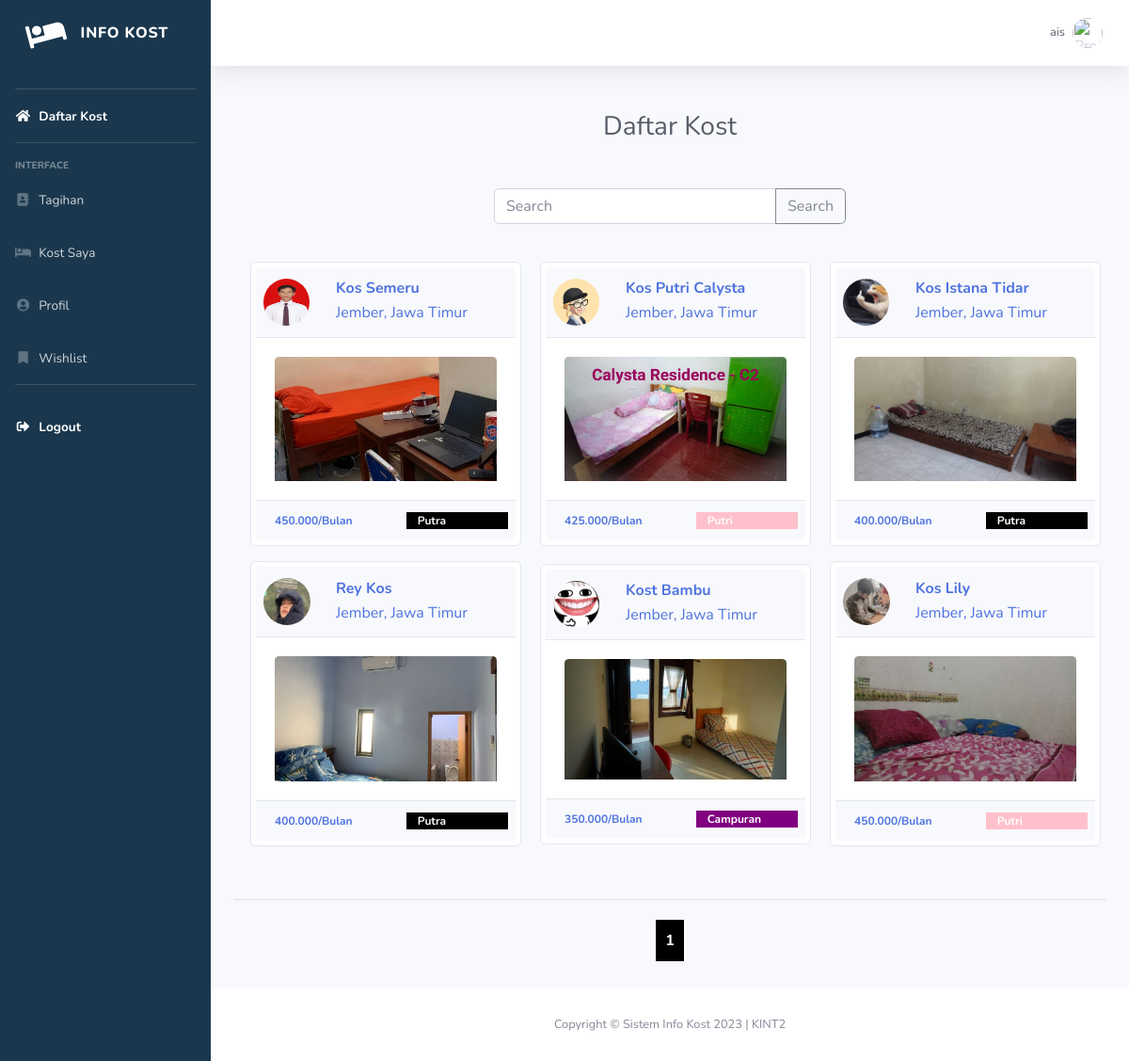
The page /kost/daftar-kost.php (signed in) on the database its author committed.
### tables this page shows
CREATE TABLE `kost` (
  `id_kost` int(11) NOT NULL,
  `nama_kost` varchar(255) NOT NULL,
  `tipe_kost` varchar(255) NOT NULL,
  `jenis_kost` varchar(255) NOT NULL,
  `jumlah_kamar` int(11) NOT NULL,
  `tanggal_tagih` date NOT NULL,
  `nama_pemilik` text NOT NULL,
  `nama_bank` text NOT NULL,
  `no_rekening` int(11) NOT NULL,
  `foto_bangunan_utama` varchar(255) NOT NULL,
  `foto_kamar` varchar(255) NOT NULL,
  `foto_kamar_mandi` varchar(255) NOT NULL,
  `foto_interior` varchar(255) NOT NULL,
  `provinsi` varchar(25) NOT NULL,
  `kota` varchar(25) NOT NULL,
  `kecamatan` varchar(25) NOT NULL,
  `kelurahan` varchar(25) NOT NULL,
  `alamat` varchar(255) NOT NULL,
  `harga_sewa` int(11) NOT NULL,
  `kontak` varchar(255) NOT NULL,
  `deskripsi` text NOT NULL,
  `id_pemilik` int(11) NOT NULL,
  `fasilitas_kost` text NOT NULL
);

CREATE TABLE `user` (
  `id` int(11) NOT NULL,
  `nama_lengkap` varchar(255) NOT NULL,
  `email` varchar(255) NOT NULL,
  `username` varchar(255) NOT NULL,
  `password` varchar(255) NOT NULL,
  `no_hp` varchar(255) NOT NULL,
  `foto_ktp` varchar(255) NOT NULL,
  `foto_profil` text NOT NULL,
  `roles` int(11) NOT NULL,
  `id_kost_saya` int(11) NOT NULL
);

### kost/daftar-kost.php (the view, shortened to what this page needs)
<?php
include('includes/header.php');
$jumlah_data_perhalaman = 9;
$search_query = isset($_GET['query']) ? mysqli_real_escape_string($koneksi, $_GET['query']) : '';
$query_condition = empty($search_query) ? "" : "WHERE nama_kost LIKE '%$search_query%' OR alamat LIKE '%$search_query%'";
$jumlah_halaman = ceil($jumlah_data = mysqli_num_rows(mysqli_query($koneksi, "SELECT * FROM kost JOIN user ON kost.id_pemilik = user.id $query_condition")) / $jumlah_data_perhalaman);
if (isset($_GET['halaman'])) {
  $halaman_aktif = $_GET['halaman'];
} else {
  $halaman_aktif = 1;
}
$awalData = ($jumlah_data_perhalaman * $halaman_aktif) - $jumlah_data_perhalaman;
$query = "SELECT * FROM kost INNER JOIN user ON kost.id_pemilik = user.id $query_condition LIMIT $awalData,$jumlah_data_perhalaman";
$data = mysqli_query($koneksi, $query);
function minfas($idkost, $tipe_kost)
{
  global $koneksi;
  $cost = mysqli_query($koneksi, "SELECT min(biaya_fasilitas) FROM kamar WHERE id_kost=$idkost");
  $p = mysqli_fetch_array($cost);
  if ($tipe_kost == "Bulan") {
    return $p['min(biaya_fasilitas)'];
  } else if ($tipe_kost == "Tahun") {
    return $p['min(biaya_fasilitas)'] * 12;
  }
}
?>
<body>
  <div class="container">
    <div class="row align-items-center">
      <h1 class="h3 mb-0 text-gray-800">Daftar Kost</h1>
    </div>
    <br>
    <br>
  <div class="row justify-content-center">
    <form class="form-inline" action="<?php echo $_SERVER['PHP_SELF']; ?>" method="GET">
      <div class="input-group">
        <input class="form-control" type="search" placeholder="Search" aria-label="Search" style="width: 300px;" name="query" value="<?php echo $search_query; ?>">
        <div class="input-group-append">
          <button class="btn btn-outline-secondary" type="submit">Search</button>
        </div>
      </div>
    </form>
  </div>
  <br>
    <div class="row">
      <div class="row kartu">
        <?php while ($d = mysqli_fetch_array($data)) {
        ?>
          <div class="card mx-1 ml-3 mb-3" style="width: 18rem;">
            <a href="tampilan-kost.php?id_kost=<?php echo $d['id_kost'] ?>">
              <div class="card-header">
                <div class="row">
                  <div class="col-md-3">
                    <div class="row">
                      <img src="../img/profil/<?php echo $d['foto_profil'] ?>" class="thumbnail img-responsive rounded-circle mr-3" height="50px" width="50px" alt="avatar">
                    </div>
                  </div>
                  <div class="col">
                    <div class="card-text">
                      <h6 class="card-title font-weight-bold mb-1"><?php echo $d['nama_kost'] ?></h6>
                      <p class="card-text"><?php echo $d['kota'] . ', ' . $d['provinsi'] ?></p>
                    </div>
                  </div>
                </div>
              </div>
              <div class="card-body">
                <img height="" class="card-img-top" src="../img/foto_kost/kamar/<?php echo $d['foto_kamar'] ?>" alt="Card image cap">
              </div>
              <div class="card-footer">
                <div class="row">
                  <div class="col-md-7" style="font-size:12px;font-weight:bold"><?php echo number_format($d['harga_sewa'] + minfas($d['id_kost'], $d['tipe_kost']), 0, ',', '.') . '/' . $d['tipe_kost'] ?></div>
                  <?php
                  if ($d['jenis_kost'] == "Putri") {
                  ?>
                    <div class="col" style="background-color:pink;font-size:12px;font-weight:bold;color:white"><?php echo $d['jenis_kost'] ?></div>
                  <?php
                  } else if ($d['jenis_kost'] == "Putra") {
                  ?>
                    <div class="col" style="background-color:black;font-size:12px;font-weight:bold;color:white"><?php echo $d['jenis_kost'] ?></div>
                  <?php
                  } else if ($d['jenis_kost'] == "Campuran") {
                  ?>
                    <div class="col" style="background-color:purple;font-size:12px;font-weight:bold;color:white"><?php echo $d['jenis_kost'] ?></div>
                  <?php } ?>
                </div>
              </div>
            </a>
          </div>
        <?php
      } ?>
      </div>
    </div>
    <br>
    <hr>
    <div class="row">
      <?php for ($i = 1; $i <= $jumlah_halaman; $i++) : ?>
        <?php if ($i == $halaman_aktif) : ?>
          <a style="font-weight: bold;background-color:black;padding:10px;color:white;" href="?halaman=<?php echo $i ?>&query=<?php echo $search_query; ?>"><?php echo $i ?></a>
        <?php else : ?>
          <a style="font-weight: bold;background-color:red;padding:10px;color:white" href="?halaman=<?php echo $i ?>&query=<?php echo $search_query; ?>"><?php echo $i ?></a>
        <?php endif; ?>
      <?php endfor; ?>
    </div>
  </div>
  <br>
</body>
<?php
include('includes/footer.php');
?>

### kost/daftar-kost.php (style rules this page uses)
.row { display: flex; justify-content: center; align-items: center; flex-wrap: wrap; }

### rows shown on the page
kost: id_pemilik.foto_profil (picture), nama_kost "Kos Semeru", kota "Jember", provinsi "Jawa Timur", foto_kamar (picture), tipe_kost "450.000", tipe_kost "Bulan", jenis_kost "Putra"
kost: id_pemilik.foto_profil (picture), nama_kost "Kos Putri Calysta", kota "Jember", provinsi "Jawa Timur", foto_kamar (picture), tipe_kost "425.000", tipe_kost "Bulan", jenis_kost "Putri"
kost: id_pemilik.foto_profil (picture), nama_kost "Kos Istana Tidar", kota "Jember", provinsi "Jawa Timur", foto_kamar (picture), tipe_kost "400.000", tipe_kost "Bulan", jenis_kost "Putra"
kost: id_pemilik.foto_profil (picture), nama_kost "Rey Kos", kota "Jember", provinsi "Jawa Timur", foto_kamar (picture), tipe_kost "400.000", tipe_kost "Bulan", jenis_kost "Putra"
kost: id_pemilik.foto_profil (picture), nama_kost "Kost Bambu", kota "Jember", provinsi "Jawa Timur", foto_kamar (picture), tipe_kost "350.000", tipe_kost "Bulan", jenis_kost "Campuran"
kost: id_pemilik.foto_profil (picture), nama_kost "Kos Lily", kota "Jember", provinsi "Jawa Timur", foto_kamar (picture), tipe_kost "450.000", tipe_kost "Bulan", jenis_kost "Putri"

### other values the page prints
$_SESSION['username'] "ais"
